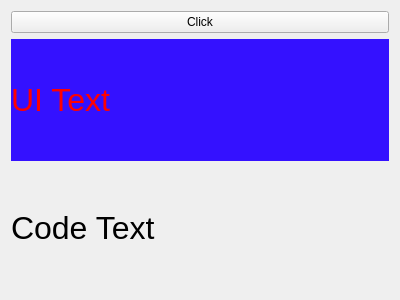
<?xml version="1.0" encoding="UTF-8"?>
<ui version="4.0">
 <class>Widget</class>
 <widget class="QWidget" name="Widget">
  <property name="geometry">
   <rect>
    <x>0</x>
    <y>0</y>
    <width>400</width>
    <height>300</height>
   </rect>
  </property>
  <property name="windowTitle">
   <string>Widget</string>
  </property>
  <layout class="QVBoxLayout" name="verticalLayout">
   <item>
    <widget class="QPushButton" name="clickButton">
     <property name="text">
      <string>Click</string>
     </property>
    </widget>
   </item>
   <item>
    <widget class="QLabel" name="uiTextLabel">
     <property name="font">
      <font>
       <pointsize>24</pointsize>
      </font>
     </property>
     <property name="styleSheet">
      <string notr="true">background-color: rgb(52, 17, 255);
color: rgb(255, 0, 0);</string>
     </property>
     <property name="text">
      <string>UI Text</string>
     </property>
    </widget>
   </item>
   <item>
    <widget class="QLabel" name="codeTextLabel">
     <property name="font">
      <font>
       <pointsize>24</pointsize>
      </font>
     </property>
     <property name="text">
      <string>Code Text</string>
     </property>
    </widget>
   </item>
  </layout>
 </widget>
 <layoutdefault spacing="6" margin="11"/>
 <resources/>
 <connections/>
</ui>
